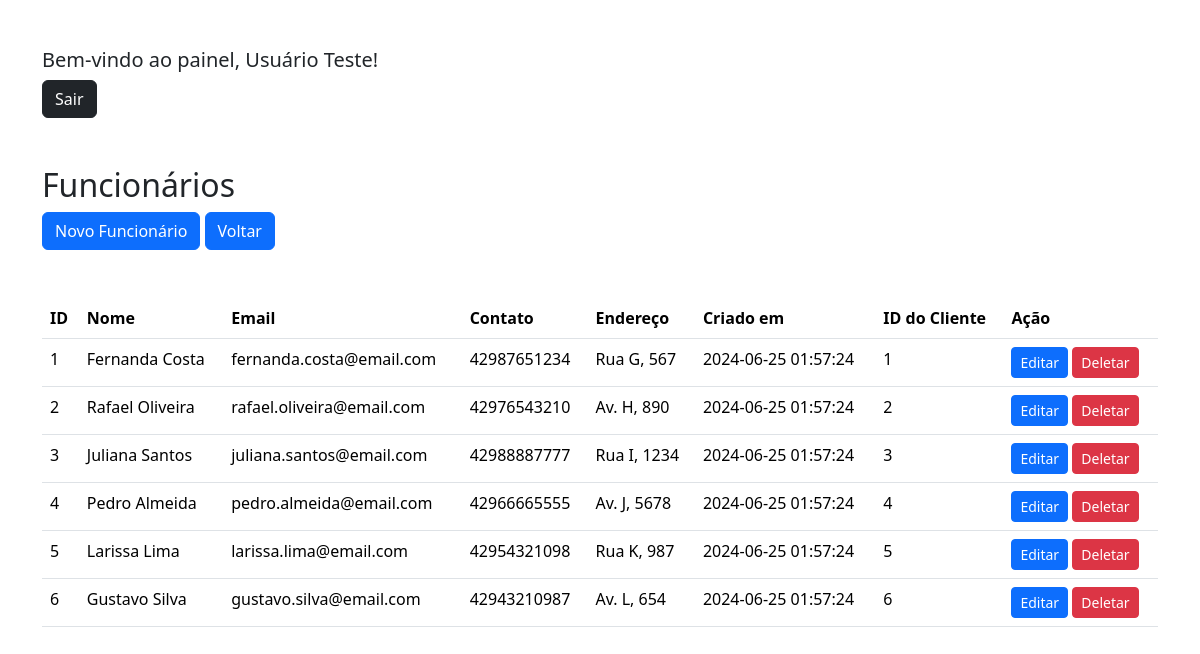
/employees.php (signed in), run on the app's committed database.
### tables this page shows
CREATE TABLE `employees` (
  `id` int(11) NOT NULL,
  `name` varchar(50) NOT NULL,
  `email` varchar(140) NOT NULL,
  `phone` varchar(11) NOT NULL,
  `address` varchar(200) NOT NULL,
  `created_at` timestamp NOT NULL DEFAULT current_timestamp(),
  `client_id` int(11) NOT NULL
);

### employees.php (the view, shortened to what this page needs)
<!DOCTYPE html>
<html lang="en">
<head>
    <link href="https://cdn.jsdelivr.net/npm/bootstrap@5.3.3/dist/css/bootstrap.min.css" rel="stylesheet">
</head>
<body>
    <div class="container mt-5">
        <?php
        if (isset($_SESSION['nome'])) {
            echo "<h1 class='lead'>Bem-vindo ao painel, <strong>{$_SESSION['nome']}</strong>!</h1>";
        }
        ?>
        <p><a href="logout.php" class="btn btn-dark">Sair</a></p>
    </div>
    <div class="container my-5">
        <h2>Funcionários</h2>
        <a class="btn btn-primary" href="/somativa2/employees_create.php" role="button">Novo Funcionário</a>
        <a class="btn btn-primary" href="/somativa2/painel.php" role="button">Voltar</a>
        <table class="table mt-5">
            <thead>
                <tr>
                    <th>ID</th>
                    <th>Nome</th>
                    <th>Email</th>
                    <th>Contato</th>
                    <th>Endereço</th>
                    <th>Criado em</th>
                    <th>ID do Cliente</th>
                    <th>Ação</th>
                </tr>
            </thead>
            <tbody>
                <?php
                include('conexao2.php');
                $sql = "SELECT * FROM employees";
                $result = $connection->query($sql);
                while ($row = $result->fetch_assoc()) {
                    echo "
                    <tr>
                        <td>$row[id]</td>
                        <td>$row[name]</td>
                        <td>$row[email]</td>
                        <td>$row[phone]</td>
                        <td>$row[address]</td>
                        <td>$row[created_at]</td>
                        <td>$row[client_id]</td>
                        <td>
                        <a class='btn btn-primary btn-sm' href='/somativa2/employees_edit.php?id=$row[id]'>Editar</a>
                        <a class='btn btn-danger btn-sm' href='/somativa2/employees_delete.php?id=$row[id]'>Deletar</a>
                        </td>
                    ";
                }
                ?>
            </tbody>
        </table>
    </div>
</body>
</html>

### data on the page
employees: id "1", name "Fernanda Costa", email "fernanda.costa@email.com", phone "42987651234", address "Rua G, 567", created_at "2024-06-25 01:57:24", client "1"
employees: id "2", name "Rafael Oliveira", email "rafael.oliveira@email.com", phone "42976543210", address "Av. H, 890", created_at "2024-06-25 01:57:24", client "2"
employees: id "3", name "Juliana Santos", email "juliana.santos@email.com", phone "42988887777", address "Rua I, 1234", created_at "2024-06-25 01:57:24", client "3"
employees: id "4", name "Pedro Almeida", email "pedro.almeida@email.com", phone "42966665555", address "Av. J, 5678", created_at "2024-06-25 01:57:24", client "4"
employees: id "5", name "Larissa Lima", email "larissa.lima@email.com", phone "42954321098", address "Rua K, 987", created_at "2024-06-25 01:57:24", client "5"
employees: id "6", name "Gustavo Silva", email "gustavo.silva@email.com", phone "42943210987", address "Av. L, 654", created_at "2024-06-25 01:57:24", client "6"

### other printed values
$_SESSION['nome'] "Usuário Teste"
